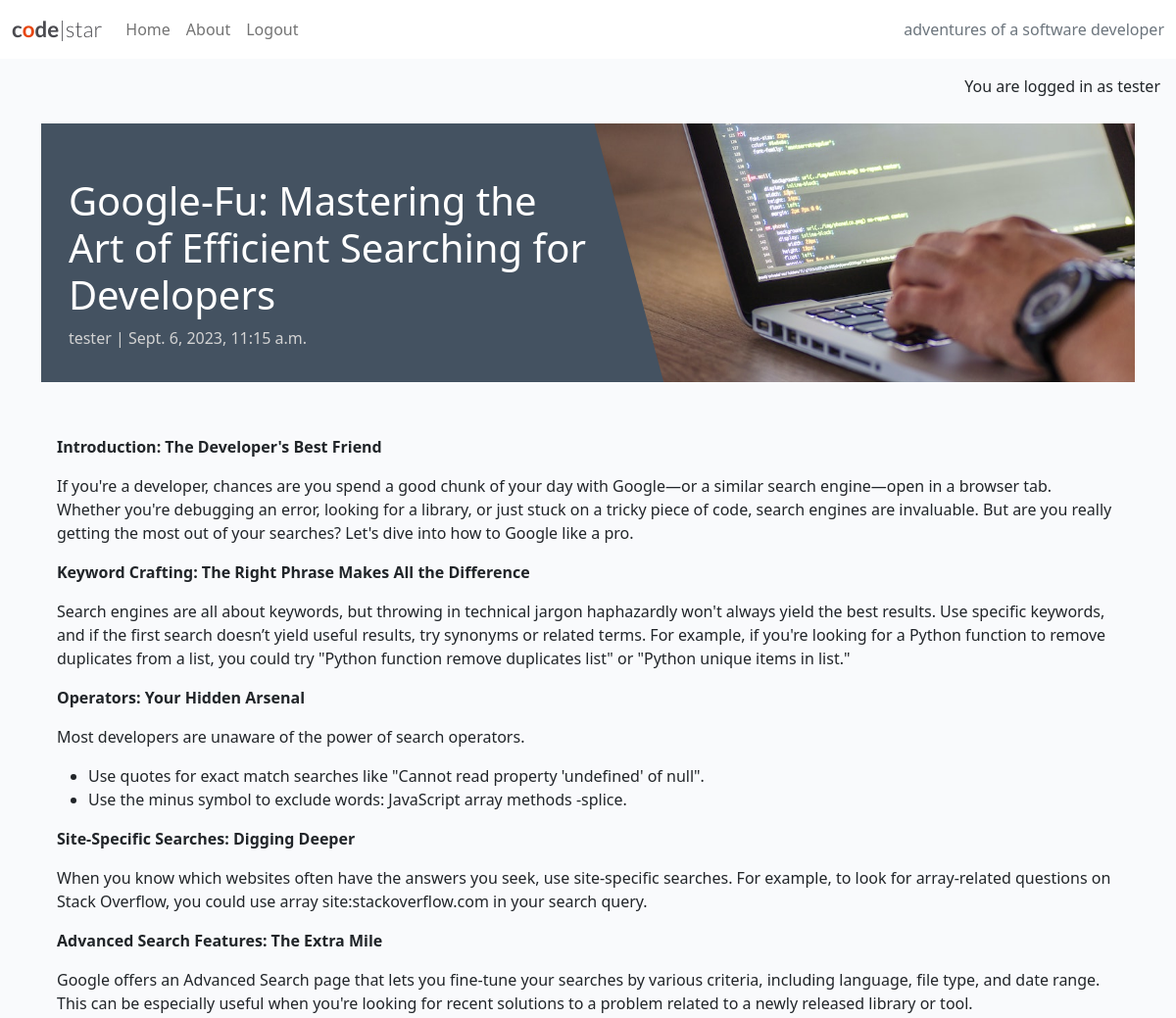
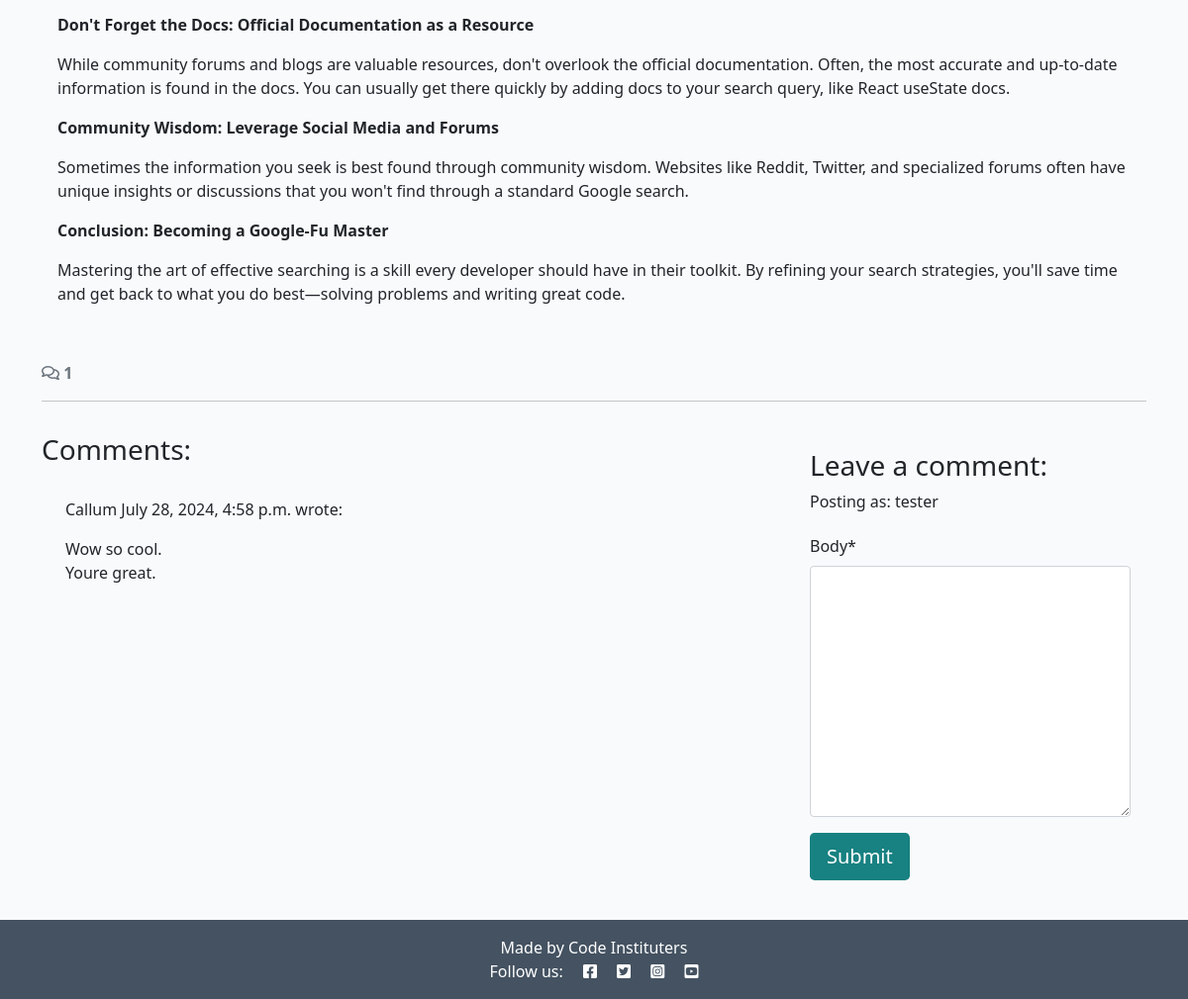
The page /google-fu-mastering-the-art-of-efficient-searching-for-developers/ (signed in) on the database its author committed (2 pictures, top to bottom).
### blog/models.py (models this page shows, shortened)
class Post(models.Model):
    title = models.CharField(max_length=200, unique=True)
    slug = models.SlugField(max_length=200, unique=True)
    author = models.ForeignKey(
        User, on_delete=models.CASCADE, related_name="blog_posts"
    )
    content = models.TextField()
    created_on = models.DateTimeField(auto_now_add=True)
    status = models.IntegerField(choices=STATUS, default=0)
    excerpt = models.TextField(blank=True)
    updated_on = models.DateTimeField(auto_now=True)
    class Meta:
        ordering = ["-created_on"]

class Comment(models.Model):
    post = models.ForeignKey(
        Post, on_delete=models.CASCADE, related_name="comments"
    )
    author = models.ForeignKey(
        User, on_delete=models.CASCADE, related_name="commenter"
    )
    body = models.TextField()
    approved = models.BooleanField(default=False)
    created_on = models.DateTimeField(auto_now_add=True)
    class Meta:
        ordering = ["created_on"]

### blog/views.py (the view, shortened to what this page needs)
# urls.py: path('<slug:slug>/', views.post_detail, name='post_detail'),
def post_detail(request, slug):
    queryset = Post.objects.filter(status=1)
    post = get_object_or_404(queryset, slug=slug)
    comments = post.comments.all().order_by("-created_on")
    comment_count = post.comments.filter(approved=True).count()
    comment_form = CommentForm()
    return render(
        request,
        "blog/post_detail.html",
        {
        "post": post,
        "comments": comments,
        "comment_count": comment_count,
        "comment_form": comment_form,
        },
    )

### blog/forms.py
class CommentForm(forms.ModelForm):
    class Meta:
        model = Comment
        fields = ('body',)

### blog/templates/blog/post_detail.html (shortened to what this page needs)
{% extends 'base.html' %} {% block content %}
{% load static %}
{% load crispy_forms_tags %}
<div class="masthead">
  <div class="container">
    <div class="row g-0">
      <div class="col-md-6 masthead-text">
        <h1 class="post-title">{{ post.title }}</h1>
        <p class="post-subtitle">{{ post.author }} | {{ post.created_on }}</p>
      </div>
      <div class="d-none d-md-block col-md-6 masthead-image">
        <img src="{% static 'images/default.jpg' %}" class="scale" alt="placeholder">
      </div>
    </div>
  </div>
</div>
<div class="container">
  <div class="row">
    <div class="col card mb-4  mt-3 left  top">
      <div class="card-body">
        <p class="card-text">
          {{ post.content | safe }}
        </p>
      </div>
    </div>
  </div>
  <div class="row">
    <div class="col-12">
      <strong class="text-secondary">
        <i class="far fa-comments"></i> {{ comment_count }}
      </strong>
    </div>
    <div class="col-12">
      <hr>
    </div>
  </div>
  <div class="row">
    <div class="col-md-8 card mb-4  mt-3 ">
      <h3>Comments:</h3>
      <div class="card-body">
        {% for comment in comments %}
        <div class="p-2 comments
          ">
          <p class="font-weight-bold">
            {{ comment.author }}
            <span class="font-weight-normal">
              {{ comment.created_on }}
            </span> wrote:
          </p>
          <div id="comment{{ comment.id }}">
            {{ comment.body | linebreaks }}
          </div>
        </div>
        {% endfor %}
      </div>
    </div>
    <div class="col-md-4 card mb-4 mt-3">
      <div class="card-body">
        {% if user.is_authenticated %}
        <h3>Leave a comment:</h3>
        <p>Posting as: {{ user.username }}</p>
        <form id="commentForm" method="post" style="margin-top: 1.3em;">
          {{ comment_form | crispy }}
          <button id="submitButton" type="submit" class="btn btn-signup btn-lg">Submit</button>
        </form>
        {% else %}
        <p>Log in to leave a comment</p>
        {% endif %}
      </div>
    </div>
  </div>
</div>
{% endblock content %}

### templates/base.html (shortened to what this page needs)
{% load static %}
{% url 'home' as home_url %}
{% url 'about' as about_url %}
{% url 'account_login' as login_url %}
{% url 'account_signup' as signup_url %}
{% url 'account_logout' as logout_url %}
<!DOCTYPE html>
<html class="h-100" lang="en">
<head>
    <link rel="stylesheet" href="https://cdnjs.cloudflare.com/ajax/libs/font-awesome/5.15.3/css/all.min.css">
    <link href="https://cdn.jsdelivr.net/npm/bootstrap@5.0.1/dist/css/bootstrap.min.css" rel="stylesheet"
>
    <link rel="stylesheet" href="{% static 'css/style.css' %}">
</head>
<body class="d-flex flex-column h-100 main-bg">
    <nav class="navbar navbar-expand-lg navbar-light bg-white">
        <div class="container-fluid">
            <a class="navbar-brand" href="{% url 'home' %}"><span class="brand">c<span class="red-o">o</span>de<span
                        class="thin">|star</span></span></a>
            <div class="collapse navbar-collapse" id="navbarText">
                <ul class="navbar-nav me-auto mb-2 mb-lg-0">
                    <li class="nav-item">
                        <a class="nav-link {% if request.path == home_url %}active{% endif %}" aria-current="page"
                            href="{% url 'home' %}">Home</a>
                    </li>
                    <li class="nav-item">
                        <a class="nav-link {% if request.path == about_url %}active{%endif%}" aria-current="page"
                            href="{% url 'about' %}">
                            About
                        </a>
                    </li>
                    {% if user.is_authenticated %}
                    <li class="nav-item">
                        <a class="nav-link {% if request.path == logout_url %}active{% endif %}" aria-current="page"
                            href="{% url 'account_logout' %}">Logout</a>
                    </li>
                    {% endif %}
                </ul>
                <span class="navbar-text text-muted">
                    adventures of a software developer
                </span>
            </div>
        </div>
    </nav>
    <main class="flex-shrink-0 main-bg">
        {% if user.is_authenticated %}
        <p class="text-end m-3">You are logged in as {{ user }}</p>
        {% else %}
        <p class="text-end m-3">You are not logged in</p>
        {% endif %}
        {% block content %}{% endblock content %}
    </main>
    <footer class="footer mt-auto py-3 dark-bg">
        <p class="m-0 text-center text-white">
            {% block copyright %}
            Made by Code Instituters
            {% endblock copyright %}
        </p>
        <p class="m-0 text-center text-white">Follow us: <i class="fab fa-facebook-square ms-3"></i>
            <i class="fab fa-twitter-square ms-3"></i>
            <i class="fab fa-instagram-square ms-3"></i>
            <i class="fab fa-youtube-square ms-3"></i>
        </p>
    </footer>
</body>
</html>

### static/css/style.css (style rules this page uses)
body { background-color: #F9FAFC; }
.brand { font-family: Lato, sans-serif; font-size: 1.4rem; font-weight: 700; color: #4A4A4F; }
.red-o { color: #E84610; }
.thin { font-weight: 300; }
.dark-bg { background-color: #445261; }
.main-bg { background-color: #F9FAFC; }
.card { border: none; background-color: transparent; }
.scale { width: 100%; height: auto; }
.masthead { margin-top: 10px; overflow: hidden; position: relative; display: inline-block; height: 33vh; width: 100%; }
.masthead-text { background-color: #445261; color: white; position: relative; }
.masthead-image { position: relative; overflow: hidden; }
.masthead-image:after { content: ""; position: absolute; top: 0; right: 90%; height: 100%; width: 150%; background: #445261; -webkit-transform: skew(15deg); -moz-transform: skew(15deg); transform: skew(15deg); z-index: 100; }
.post-title { margin-top: 10%; margin-left: 5%; }
.post-subtitle { margin-left: 5%; color: lightgray; }
.btn-signup, .btn-edit { background-color: #188181; color: #fff; }

### rows shown on the page
Post: title "Google-Fu: Mastering the Art of Efficient Searching for Developers", author "tester", created_on "Sept. 6, 2023, 11:15 a.m.", content "Introduction: The Developer's Best Friend If you're a developer, chances are you spend a good chunk of your day with Google—or a similar search engine—open in a browser tab. Whether you're debugging an error, looking for a library, or just stuck on a tricky piece of code, search engines are invaluable. But are you really getting the most out of your searches? Let's dive into how to Google like a pro. Keyword Crafting: The Right Phrase Makes All the Difference Search engines are all about keywords, but throwing in technical jargon haphazardly won't always yield the best results. Use specific keywords, and if the first search doesn’t yield useful results, try synonyms or related terms. For…"
Comment: author "Callum", created_on "July 28, 2024, 4:58 p.m.", body "Wow so cool. Youre great."

### other values the page prints
{{ user }} "tester"
{{ comment_count }} "1"
{{ user.username }} "tester"
